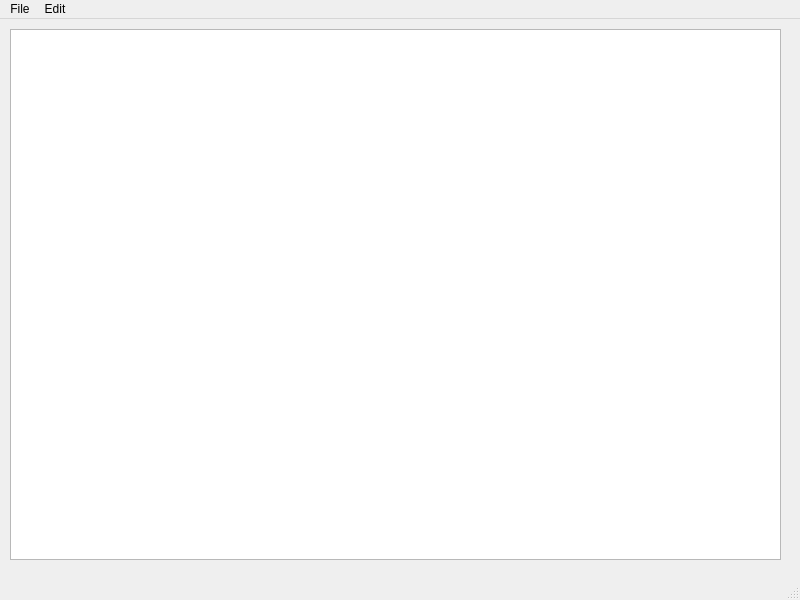
<?xml version="1.0" encoding="UTF-8"?>
<ui version="4.0">
 <class>MainWindow</class>
 <widget class="QMainWindow" name="MainWindow">
  <property name="geometry">
   <rect>
    <x>0</x>
    <y>0</y>
    <width>800</width>
    <height>600</height>
   </rect>
  </property>
  <property name="windowTitle">
   <string>MainWindow</string>
  </property>
  <widget class="QWidget" name="centralwidget">
   <widget class="QWidget" name="verticalLayoutWidget">
    <property name="geometry">
     <rect>
      <x>10</x>
      <y>10</y>
      <width>771</width>
      <height>531</height>
     </rect>
    </property>
    <layout class="QVBoxLayout" name="verticalLayout">
     <item>
      <widget class="QTextEdit" name="textEdit"/>
     </item>
    </layout>
   </widget>
  </widget>
  <widget class="QMenuBar" name="menubar">
   <property name="geometry">
    <rect>
     <x>0</x>
     <y>0</y>
     <width>800</width>
     <height>23</height>
    </rect>
   </property>
   <widget class="QMenu" name="menuFile">
    <property name="title">
     <string>File</string>
    </property>
    <addaction name="actionNew"/>
    <addaction name="actionOpen"/>
    <addaction name="actionSave_as"/>
    <addaction name="actionPrint"/>
    <addaction name="actionExit"/>
   </widget>
   <widget class="QMenu" name="menuEdit">
    <property name="title">
     <string>Edit</string>
    </property>
    <addaction name="actionCopy"/>
    <addaction name="actionPaste"/>
    <addaction name="actionCut"/>
    <addaction name="actionUndo"/>
    <addaction name="actionRedo"/>
   </widget>
   <addaction name="menuFile"/>
   <addaction name="menuEdit"/>
  </widget>
  <widget class="QStatusBar" name="statusbar"/>
  <action name="actionNew">
   <property name="text">
    <string>New</string>
   </property>
  </action>
  <action name="actionOpen">
   <property name="text">
    <string>Open</string>
   </property>
  </action>
  <action name="actionSave_as">
   <property name="text">
    <string>Save as</string>
   </property>
  </action>
  <action name="actionPrint">
   <property name="text">
    <string>Print</string>
   </property>
  </action>
  <action name="actionExit">
   <property name="text">
    <string>Exit</string>
   </property>
  </action>
  <action name="actionCopy">
   <property name="text">
    <string>Copy</string>
   </property>
  </action>
  <action name="actionPaste">
   <property name="text">
    <string>Paste</string>
   </property>
  </action>
  <action name="actionCut">
   <property name="text">
    <string>Cut</string>
   </property>
  </action>
  <action name="actionUndo">
   <property name="text">
    <string>Undo</string>
   </property>
  </action>
  <action name="actionRedo">
   <property name="text">
    <string>Redo</string>
   </property>
  </action>
 </widget>
 <resources/>
 <connections/>
</ui>
